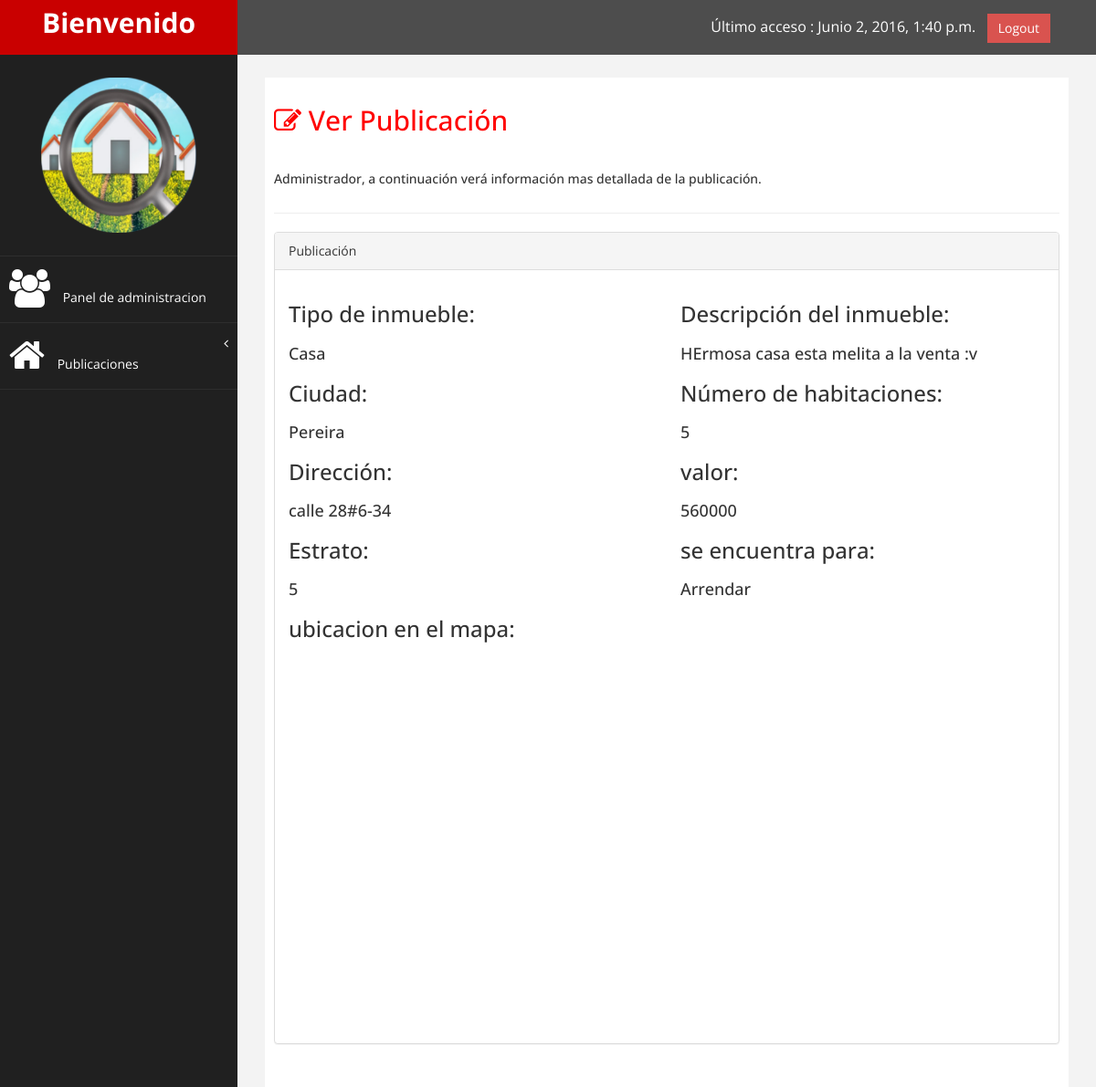
/verPub/1/ (signed in), run on the app's committed database.
### app/models.py (models this page shows, shortened)
class Inmueble(models.Model):
	tipo = models.CharField(max_length=50)	#tipo
	numero_habitaciones = models.CharField(max_length=40, null=True, blank=True)
	ubicacion = models.CharField(max_length=100, null=True, blank=True)
	ciudad = models.CharField(max_length=80, null=True, blank=True)
	descripcion = models.TextField(null=True,blank=True)
	valor = models.CharField(max_length=20, null=True, blank=True)
	estrato = models.CharField(max_length=20, null=True, blank=True)
	para = models.CharField(max_length=20, null=True, blank=True)
	foto1 = models.ImageField(upload_to=get_upload_path_Inmueble, null=True, blank=True)
	foto2 = models.ImageField(upload_to=get_upload_path_Inmueble, null=True, blank=True)
	foto3 = models.ImageField(upload_to=get_upload_path_Inmueble, null=True, blank=True)
	foto4 = models.ImageField(upload_to=get_upload_path_Inmueble, null=True, blank=True)
	activo = models.BooleanField(default=True)
	fecha_registro = models.DateTimeField(auto_now=True)
	usuario = models.ForeignKey(User)					#usuario que ingreso registro

### app/views.py (the view)
# urls.py: url(r'^verPub/(?P<idPub>\w+)/$', 'app.views.verPub', name='verPub'),
@login_required
def verPub(request,idPub):
	usuario = get_object_or_404(User, id=request.user.id)
	publicacion= get_object_or_404(Inmueble, id=idPub)
	return render_to_response('usuarios/verPublicacion.html',{'usuario':usuario, 'publicacion':publicacion},context_instance=RequestContext(request))

### templates/usuarios/verPublicacion.html (shortened to what this page needs)
{% extends "base.html" %}
{% load staticfiles %}
{% block link %}
<link href="{% static 'assets/css/datepicker.css' %}" rel="stylesheet" />
{% endblock %}
{% block content %}
  <div class="row">
                    <div class="col-md-12">
                     <h2><i class="fa fa-edit fa-1x"></i> Ver Publicación</h2>
                        <h5> {{ usuario.username }}, a continuación verá información mas detallada de la publicación. </h5>
                    </div>
                </div>
                 <hr />
               <div class="row">
                <div class="col-md-12">
                    <div class="panel panel-default">
                        <div class="panel-heading">
                            Publicación
                        </div>
                        <div class="panel-body">
                            <div class="row">
                                <div class="col-md-6">
                                    <form method="POST" action="/" id="DatosPerfil" role="form"  enctype="multipart/form-data">{% csrf_token %}
                                        <div class="form-group">
                                            <h3>Tipo de inmueble: </h3>
                                            <h4>{{publicacion.tipo}}</h4>
                                        </div>
                                        <div class="form-group">
                                            <h3>Ciudad:</h3>
                                            <h4>{{publicacion.ciudad}}</h4>
                                        </div>
                                        <div class="form-group">
                                            <h3>Dirección:</h3>
                                            <h4>{{publicacion.ubicacion}}</h4>
                                        </div>
                                        <div class="form-group">
                                            <h3>Estrato: </h3>
                                            <h4>{{publicacion.estrato}}</h4>
                                        </div>
                                        <div class="form-group">
                                            <h3>ubicacion en el mapa: </h3>
                                            <div id="googleMap" style="width:500px;height:380px;"></div>
                                        </div>
                                </div>
                                <div class="col-md-6">
                                        <div class="form-group">
                                            <h3>Descripción del inmueble:</h3>
                                            <h4>{{publicacion.descripcion}}</h4>
                                        </div>
                                        <div class="form-group">
                                            <h3>Número de habitaciones: </h3>
                                            <h4>{{publicacion.numero_habitaciones}}</h4>
                                        </div>
                                        <div class="form-group">
                                            <h3>valor: </h3>
                                            <h4>{{publicacion.valor}}</h4>
                                        </div>
                                        <div class="form-group">
                                            <h3>se encuentra para: </h3>
                                            <h4>{{publicacion.para}}</h4>
                                        </div>
                                </div>
                            </div>
                        </div>
                    </div>
                </div>
            </div>
{% endblock %}

### templates/base.html (shortened to what this page needs)
{% load staticfiles %}
{% if user.is_authenticated %}
<!DOCTYPE html>
<html xmlns="http://www.w3.org/1999/xhtml">
<head>
    <link href="{% static 'assets/css/bootstrap.css' %}" rel="stylesheet" />
    <link href="{% static 'assets/css/font-awesome.css' %}" rel="stylesheet" />
    <link href="{% static 'assets/js/morris/morris-0.4.3.min.css' %}" rel="stylesheet" />
    <link href="{% static 'assets/css/custom.css' %}" rel="stylesheet" />
    <link href="{% static 'assets/css/jquery-ui.css' %}" rel="stylesheet" />
    <link href="{% static 'assets/css/datepicker.css' %}" rel="stylesheet" />
    <link href="{% static 'assets/css/dropzone/dropzone.css' %}" type="text/css" rel="stylesheet"/>
    {% block link %} {% endblock %}
</head>
<body>
    <div id="wrapper">
        <nav class="navbar navbar-default navbar-cls-top " role="navigation" style="margin-bottom: 0">
            <div class="navbar-header">
                <a class="navbar-brand" href="{% url 'inicio' %}">Bienvenido</a>
            </div>
  <div style="color: white;
padding: 15px 50px 5px 50px;
float: right;
font-size: 16px;"> Último acceso : {{ user.last_login }} &nbsp; <a href="{% url 'logout' %}" class="btn btn-danger square-btn-adjust">Logout</a> </div>
        </nav>
                <nav class="navbar-default navbar-side" role="navigation">
            <div class="sidebar-collapse">
                <ul class="nav" id="main-menu">
				<li class="text-center">
                    <img src="{% static 'assets/img/profile.png' %}" class="user-image img-responsive"/>
					</li>
					{% if user.is_staff %}
                    <li>
                        <a href="/admin/"><i class="fa fa-group fa-3x"></i> Panel de administracion </a>
                    </li>
                    <li>
                        <a href="#"><i class="fa fa-home fa-3x"></i> Publicaciones <span class="fa arrow"></span></a>
                    </li>
					{% endif %}
                </ul>
            </div>
        </nav>
        <div id="page-wrapper" >
            <div id="page-inner">
                {% block content %}{% endblock %}
            </div>
        </div>
</body>
</html>
{% else %}
<p>De aquí no pasaras :v<a href="{% url 'login' %}"> log in </a></p>
 {% endif %}

### static/assets/css/custom.css (style rules this page uses)
body { font-family: 'Open Sans', sans-serif; }
#wrapper { width: 100%; background:#202020; }
#page-wrapper { padding: 15px 15px; min-height: 600px; background:#F3F3F3; }
#page-inner { width:100%; margin:10px 20px 10px 0px; background-color:#fff!important; padding:10px; min-height:1200px; }
.text-center { text-align:center; }
h2 { color: #f00; }
h4 { padding-top:10px; }
.square-btn-adjust { border: 0px solid transparent; -webkit-border-radius: 0px; -moz-border-radius: 0px; border-radius: 0px; }
.user-image { margin: 25px auto; -webkit-border-radius: 10px; -moz-border-radius: 10px; border-radius: 10px; max-height:170px; max-width:170px; }
.navbar-cls-top .navbar-brand { color: #fff; background: #C90000; width: 260px; text-align: center; height: 60px; font-size: 30px; font-weight: 700; }
.arrow { float: right; }
.fa.arrow:before { content: "\f104"; }
.sidebar-collapse , .sidebar-collapse .nav { background:none; }
.sidebar-collapse .nav { padding:0; }
.sidebar-collapse .nav > li > a { color:#fff; background:#202020; text-shadow:none; }
.sidebar-collapse > .nav > li > a { padding:15px 10px; }
.sidebar-collapse > .nav > li { border-bottom: 1px solid rgba(107, 108, 109, 0.19); }
.navbar-side { border:none; background-color: #202020; }
.navbar-cls-top { background:#4D4D4D; border-bottom:none; }
.navbar-default { border:0px solid black; }
.navbar-header { background: #A70303; }
.nav > li > a > i { margin-right:10px; }
@media (min-width:768px) { #page-wrapper { margin: 0 0 0 260px; padding: 15px 30px; min-height: 1200px; } }
@media (min-width:768px) { .navbar-side { z-index: 1; position: absolute; width: 260px; } }
@media (min-width:768px) { .navbar { border-radius: 0px; } }

### data on the page
Inmueble: tipo "Casa", ciudad "Pereira", ubicacion "calle 28#6-34", estrato "5", descripcion "HErmosa casa esta melita a la venta :v", numero_habitaciones "5", valor "560000", para "Arrendar"

### other printed values
{{ user.last_login }} "Junio 2, 2016, 1:40 p.m."
{{ usuario.username }} "Administrador"
